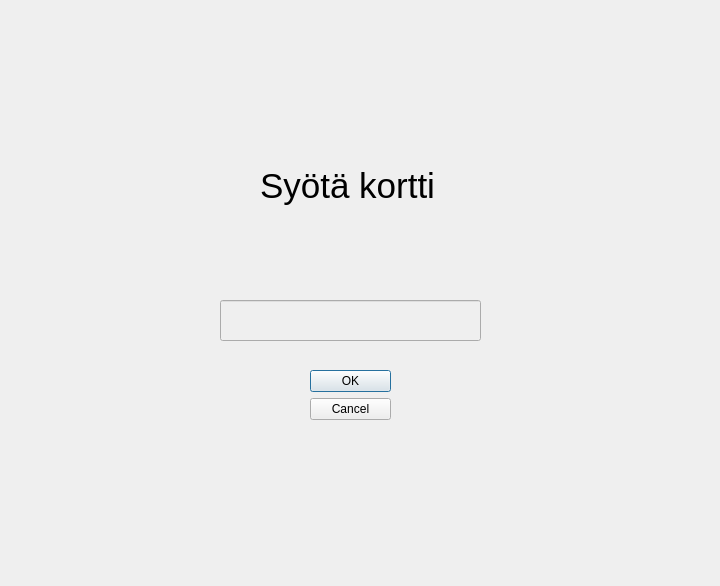
<?xml version="1.0" encoding="UTF-8"?>
<ui version="4.0">
 <class>kirjautuminen</class>
 <widget class="QDialog" name="kirjautuminen">
  <property name="geometry">
   <rect>
    <x>0</x>
    <y>0</y>
    <width>720</width>
    <height>586</height>
   </rect>
  </property>
  <property name="windowTitle">
   <string>Dialog</string>
  </property>
  <widget class="QDialogButtonBox" name="buttonBox">
   <property name="geometry">
    <rect>
     <x>310</x>
     <y>370</y>
     <width>81</width>
     <height>61</height>
    </rect>
   </property>
   <property name="orientation">
    <enum>Qt::Vertical</enum>
   </property>
   <property name="standardButtons">
    <set>QDialogButtonBox::Cancel|QDialogButtonBox::Ok</set>
   </property>
  </widget>
  <widget class="QLineEdit" name="lineEdit">
   <property name="enabled">
    <bool>false</bool>
   </property>
   <property name="geometry">
    <rect>
     <x>220</x>
     <y>300</y>
     <width>261</width>
     <height>41</height>
    </rect>
   </property>
   <property name="text">
    <string/>
   </property>
   <property name="maxLength">
    <number>4</number>
   </property>
  </widget>
  <widget class="QLabel" name="label">
   <property name="geometry">
    <rect>
     <x>260</x>
     <y>150</y>
     <width>181</width>
     <height>71</height>
    </rect>
   </property>
   <property name="font">
    <font>
     <pointsize>26</pointsize>
    </font>
   </property>
   <property name="text">
    <string>Syötä kortti</string>
   </property>
  </widget>
 </widget>
 <resources/>
 <connections>
  <connection>
   <sender>buttonBox</sender>
   <signal>accepted()</signal>
   <receiver>kirjautuminen</receiver>
   <slot>accept()</slot>
   <hints>
    <hint type="sourcelabel">
     <x>248</x>
     <y>254</y>
    </hint>
    <hint type="destinationlabel">
     <x>157</x>
     <y>274</y>
    </hint>
   </hints>
  </connection>
  <connection>
   <sender>buttonBox</sender>
   <signal>rejected()</signal>
   <receiver>kirjautuminen</receiver>
   <slot>reject()</slot>
   <hints>
    <hint type="sourcelabel">
     <x>316</x>
     <y>260</y>
    </hint>
    <hint type="destinationlabel">
     <x>286</x>
     <y>274</y>
    </hint>
   </hints>
  </connection>
 </connections>
</ui>
